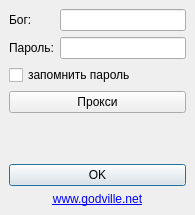
<?xml version="1.0" encoding="UTF-8"?>
<ui version="4.0">
 <class>MainWindow</class>
 <widget class="QMainWindow" name="MainWindow">
  <property name="windowModality">
   <enum>Qt::NonModal</enum>
  </property>
  <property name="geometry">
   <rect>
    <x>0</x>
    <y>0</y>
    <width>195</width>
    <height>215</height>
   </rect>
  </property>
  <property name="sizePolicy">
   <sizepolicy hsizetype="Fixed" vsizetype="Fixed">
    <horstretch>0</horstretch>
    <verstretch>0</verstretch>
   </sizepolicy>
  </property>
  <property name="focusPolicy">
   <enum>Qt::NoFocus</enum>
  </property>
  <property name="contextMenuPolicy">
   <enum>Qt::NoContextMenu</enum>
  </property>
  <property name="windowTitle">
   <string>Godville</string>
  </property>
  <property name="windowIcon">
   <iconset resource="../resorce.qrc">
    <normaloff>:/src/icon.svg</normaloff>:/src/icon.svg</iconset>
  </property>
  <widget class="QWidget" name="centralwidget">
   <layout class="QVBoxLayout" name="verticalLayout">
    <item>
     <layout class="QFormLayout" name="formLayout">
      <property name="fieldGrowthPolicy">
       <enum>QFormLayout::ExpandingFieldsGrow</enum>
      </property>
      <item row="0" column="0">
       <widget class="QLabel" name="label">
        <property name="text">
         <string>Бог:</string>
        </property>
       </widget>
      </item>
      <item row="0" column="1">
       <widget class="QLineEdit" name="logLine">
        <property name="text">
         <string/>
        </property>
       </widget>
      </item>
      <item row="1" column="0">
       <widget class="QLabel" name="label_2">
        <property name="text">
         <string>Пароль:</string>
        </property>
       </widget>
      </item>
      <item row="1" column="1">
       <widget class="QLineEdit" name="passLine">
        <property name="echoMode">
         <enum>QLineEdit::Password</enum>
        </property>
       </widget>
      </item>
     </layout>
    </item>
    <item>
     <widget class="QCheckBox" name="savePassCheckBox">
      <property name="toolTip">
       <string>&lt;!DOCTYPE HTML PUBLIC &quot;-//W3C//DTD HTML 4.0//EN&quot; &quot;http://www.w3.org/TR/REC-html40/strict.dtd&quot;&gt;
&lt;html&gt;&lt;head&gt;&lt;meta name=&quot;qrichtext&quot; content=&quot;1&quot; /&gt;&lt;style type=&quot;text/css&quot;&gt;
p, li { white-space: pre-wrap; }
&lt;/style&gt;&lt;/head&gt;&lt;body style=&quot; font-family:'DejaVu Sans'; font-size:9pt; font-weight:400; font-style:normal;&quot;&gt;
&lt;p style=&quot; margin-top:0px; margin-bottom:0px; margin-left:0px; margin-right:0px; -qt-block-indent:0; text-indent:0px;&quot;&gt;ВНИМАНИЕ! ПАРОЛЬ ХРАНИТСЯ &lt;span style=&quot; font-weight:600;&quot;&gt;НЕЗАШИФРОВАННЫМ&lt;/span&gt;!&lt;/p&gt;&lt;/body&gt;&lt;/html&gt;</string>
      </property>
      <property name="text">
       <string>запомнить пароль</string>
      </property>
     </widget>
    </item>
    <item>
     <widget class="QPushButton" name="proxyButton">
      <property name="text">
       <string>Прокси</string>
      </property>
     </widget>
    </item>
    <item>
     <spacer name="verticalSpacer">
      <property name="orientation">
       <enum>Qt::Vertical</enum>
      </property>
      <property name="sizeHint" stdset="0">
       <size>
        <width>20</width>
        <height>40</height>
       </size>
      </property>
     </spacer>
    </item>
    <item>
     <widget class="QPushButton" name="pushButton">
      <property name="text">
       <string>OK</string>
      </property>
      <property name="default">
       <bool>true</bool>
      </property>
     </widget>
    </item>
    <item>
     <widget class="QLabel" name="label_3">
      <property name="text">
       <string>&lt;a href=&quot;http://www.godville.net/&quot;&gt;www.godville.net&lt;/a&gt;</string>
      </property>
      <property name="alignment">
       <set>Qt::AlignCenter</set>
      </property>
     </widget>
    </item>
   </layout>
  </widget>
 </widget>
 <tabstops>
  <tabstop>logLine</tabstop>
  <tabstop>passLine</tabstop>
  <tabstop>pushButton</tabstop>
  <tabstop>savePassCheckBox</tabstop>
  <tabstop>proxyButton</tabstop>
 </tabstops>
 <resources>
  <include location="../resorce.qrc"/>
 </resources>
 <connections/>
</ui>
